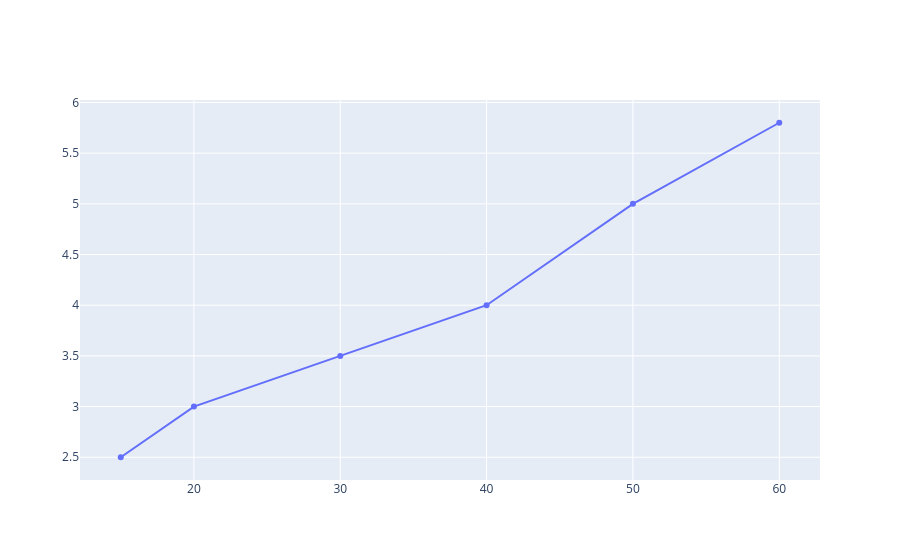

The cell this chart's notebook holds for it:
### Code cell
import plotly.graph_objects as go

fig = go.Figure(go.Scatter(x=w, y=h))
fig.show()

### Figure 1 — Plotly figure (JSON) as saved in the notebook; plotly's stock layout.template omitted (floating-point values rounded to 4 significant figures)
{"data": [{"x": [15, 20, 30, 40, 50, 60], "y": [2.5, 3, 3.5, 4, 5, 5.8], "type": "scatter"}], "layout": {}}
